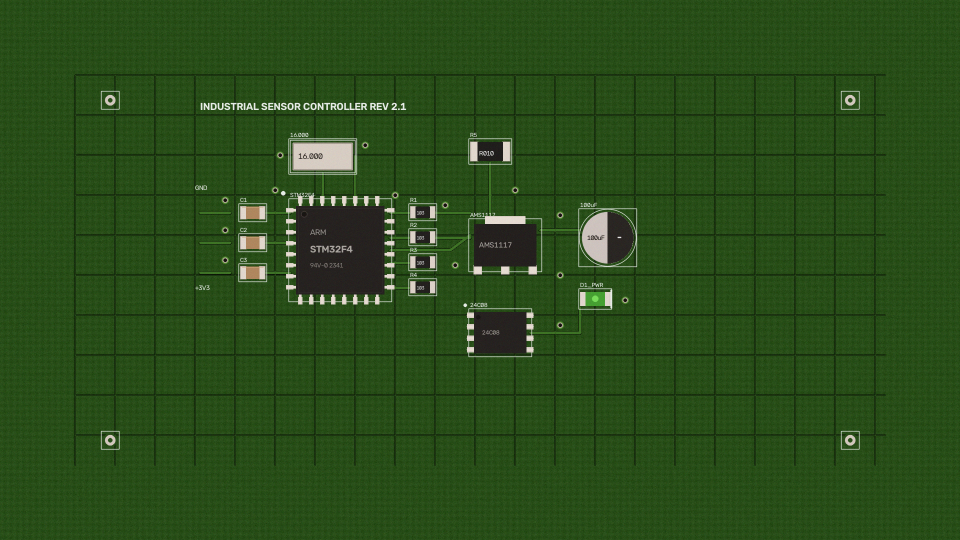
#> input picture sample_data/reference.png, 1920 x 1080 px (shown at 1/2 size); its folder holds only this picture in this run
$ python analyze_calibration.py
#> lines starting #> are read from the running program, lines starting #| are printed output that depends on the picture; after the words box and inside, x2 and y2 are one past the last pixel; in counts of white or black regions, pixels touching at a corner belong together
#> (reads sample_data/ground_truth.json from the repository)
### app/core/image_loader.py
"""
Image loading, EXIF orientation correction, dimension normalization,
isotropic scaling, and letterbox masking.
"""

from pathlib import Path
from typing import Tuple, Union, Optional
import cv2
import numpy as np
from PIL import Image, ImageOps


def load_image_with_exif(source: Union[str, Path, bytes, np.ndarray], max_dimension: int = 1920) -> Tuple[np.ndarray, Tuple[int, int], float]:
    """
    Loads an image from a path, raw bytes, or existing numpy array.
    Applies EXIF transpose to ensure visual orientation matches pixel coordinates.
    Caps resolution to max_dimension on the longest edge while preserving aspect ratio.

    Returns:
        image: BGR numpy array (uint8)
        orig_shape: (original_height, original_width)
        scale_factor: float scale applied to reach max_dimension
    """
#> called with max_dimension = 1920
    if isinstance(source, np.ndarray):
        img_bgr = source.copy()
        orig_h, orig_w = img_bgr.shape[:2]
    elif isinstance(source, (str, Path)):
        path = Path(source)
        if not path.exists():
            raise FileNotFoundError(f"Image not found at {path}")
        # Use PIL to read EXIF orientation tag safely
        with Image.open(path) as pil_img:
#> pil_img is the input picture: PIL image 1920x1080 RGB; mean R, G, B 41.8, 77, 26.4
            pil_img = ImageOps.exif_transpose(pil_img)
            img_rgb = np.array(pil_img)
            if img_rgb.ndim == 2:
                img_bgr = cv2.cvtColor(img_rgb, cv2.COLOR_GRAY2BGR)
            elif img_rgb.shape[2] == 4:
                img_bgr = cv2.cvtColor(img_rgb, cv2.COLOR_RGBA2BGR)
            else:
                img_bgr = cv2.cvtColor(img_rgb, cv2.COLOR_RGB2BGR)
        orig_h, orig_w = img_bgr.shape[:2]
#> orig_h = 1080; orig_w = 1920
    elif isinstance(source, bytes):
        import io
        with Image.open(io.BytesIO(source)) as pil_img:
            pil_img = ImageOps.exif_transpose(pil_img)
            img_rgb = np.array(pil_img)
            if img_rgb.ndim == 2:
                img_bgr = cv2.cvtColor(img_rgb, cv2.COLOR_GRAY2BGR)
            elif img_rgb.shape[2] == 4:
                img_bgr = cv2.cvtColor(img_rgb, cv2.COLOR_RGBA2BGR)
            else:
                img_bgr = cv2.cvtColor(img_rgb, cv2.COLOR_RGB2BGR)
        orig_h, orig_w = img_bgr.shape[:2]
    else:
        raise TypeError(f"Unsupported image source type: {type(source)}")

    # Cap resolution at max_dimension
    max_edge = max(orig_h, orig_w)
#> max_edge = 1920
    if max_edge > max_dimension:
        scale_factor = max_dimension / float(max_edge)
        new_w = int(round(orig_w * scale_factor))
        new_h = int(round(orig_h * scale_factor))
        img_bgr = cv2.resize(img_bgr, (new_w, new_h), interpolation=cv2.INTER_AREA)
    else:
        scale_factor = 1.0

    return img_bgr, (orig_h, orig_w), scale_factor


# [55 lines left out: function normalize_to_reference, not called in this run]

### analyze_calibration.py
"""
Diagnostic Analysis Script for Calibration Set:
1. Identifies the 10 lowest-scoring PRESENT parts and 10 highest-scoring MISSING parts.
2. Measures plain substrate vs component body area ratio for each bounding box.
3. Performs 2-fold cross-validation on the calibration set (Fold 1: images 1-10, Fold 2: images 11-20).
4. Saves detailed diagnostic evidence to the results/ folder.
"""

import json
import sys
from pathlib import Path
import cv2
import numpy as np

sys.path.insert(0, str(Path(__file__).resolve().parent))

from app.core.config import DetectionConfig, DEFAULT_CONFIG
from app.core.image_loader import load_image_with_exif, normalize_to_reference
from app.core.aligner import align_test_to_reference
from app.core.detector import inspect_component
from app.core.decision import classify_component, aggregate_board_status


def analyze():
    sample_dir = Path("sample_data")
    gt_file = sample_dir / "ground_truth.json"
    results_dir = Path("results")
    results_dir.mkdir(parents=True, exist_ok=True)

    with open(gt_file, "r", encoding="utf-8") as f:
        gt_data = json.load(f)

    ref_img, _, _ = load_image_with_exif(sample_dir / "reference.png")
    components_meta = gt_data["components"]

    # -------------------------------------------------------------
    # 1. Bounding Box Fill Ratio Analysis (Substrate vs Component)
    # -------------------------------------------------------------
    box_analysis = []
    # Base green solder mask has Hue ~ 65-85, Saturation > 50 in HSV
    ref_hsv = cv2.cvtColor(ref_img, cv2.COLOR_BGR2HSV)
#> ref_hsv: shape (1080, 1920, 3); mean H, S, V 51, 172.3, 77.3
    lower_green = np.array([35, 40, 20])
    upper_green = np.array([85, 255, 120])
    substrate_mask = cv2.inRange(ref_hsv, lower_green, upper_green)
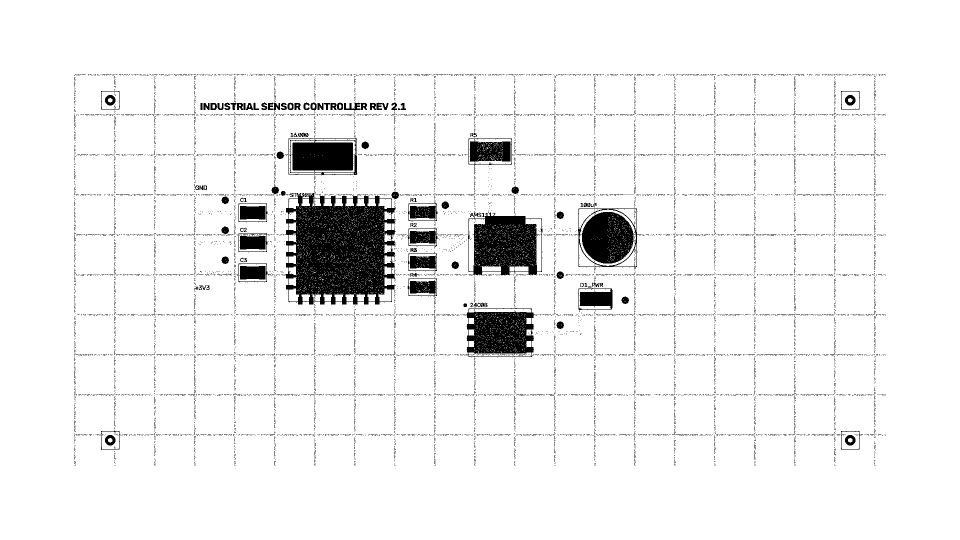
#> substrate_mask: shape (1080, 1920) (shown at 1/2 size); 94% white; 12699 black regions (12595 under 20 px), largest, box (x1, y1, x2, y2) and area: (570, 386, 790, 609) 35418, (936, 422, 1086, 550) 12617, (931, 616, 1071, 715) 9808

    for cid, cinfo in components_meta.items():
        x, y, w, h = cinfo["pixel_bbox"]
        total_pixels = w * h
        sub_crop = substrate_mask[y:y + h, x:x + w]
        substrate_pixels = int(np.count_nonzero(sub_crop))
        component_pixels = total_pixels - substrate_pixels
        substrate_pct = (substrate_pixels / total_pixels) * 100.0
        comp_pct = (component_pixels / total_pixels) * 100.0

        box_analysis.append({
            "name": cid,
            "type": cinfo["type"],
            "bbox": [x, y, w, h],
            "total_px": total_pixels,
            "substrate_pct": substrate_pct,
            "component_pct": comp_pct,
        })
#> this loop made 14 passes
#> (substrate_pixels, component_pixels, substrate_pct, comp_pct) on passes 1 to 12: (7883, 32117, 19.71, 80.29), (3096, 10904, 22.11, 77.89), (1898, 8902, 17.57, 82.43), (200, 1300, 13.33, 86.67), (183, 1317, 12.2, 87.8), (200, 1300, 13.33, 86.67), (249, 1151, 17.79, 82.21), (253, 1147, 18.07, 81.93), (251, 1149, 17.93, 82.07), (262, 1138, 18.71, 81.29), (3503, 8597, 28.95, 71.05), (415, 1685, 19.76, 80.24)
#> pass 1, in analyze, `sub_crop = substrate_mask[y:y + h, x:x + w]`:
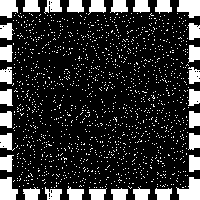
#> sub_crop: shape (200, 200); 19.7% white; 1489 white regions (1457 under 20 px), largest, box (x1, y1, x2, y2) and area: (176, 177, 200, 200) 365, (177, 0, 200, 18) 317, (0, 177, 18, 200) 316
#> pass 2, in analyze, `sub_crop = substrate_mask[y:y + h, x:x + w]`:
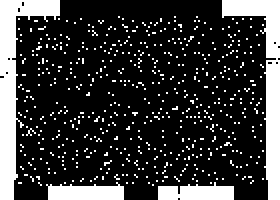
#> sub_crop: shape (100, 140) (shown 2 times larger); 22.1% white; 541 white regions (537 under 20 px), largest, box (x1, y1, x2, y2) and area: (0, 0, 30, 100) 974, (111, 0, 140, 100) 864, (23, 91, 62, 100) 273, (79, 91, 117, 100) 265
#> pass 3, in analyze, `sub_crop = substrate_mask[y:y + h, x:x + w]`:
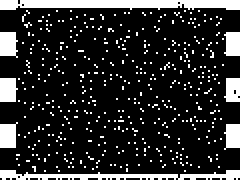
#> sub_crop: shape (90, 120) (shown 2 times larger); 17.6% white; 424 white regions (416 under 20 px), largest, box (x1, y1, x2, y2) and area: (0, 0, 120, 5) 491, (0, 85, 120, 90) 319, (0, 16, 9, 29) 99
#> after the loop:
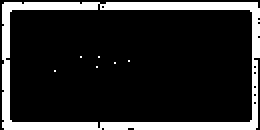
#> sub_crop: shape (65, 130) (shown 2 times larger); 16.7% white; 7 white regions (6 under 20 px), largest, box (x1, y1, x2, y2) and area: (1, 1, 130, 65) 1409
#> after the loop, box_analysis = 14 items

    # -------------------------------------------------------------
    # 2. Inspect All 20 Calibration Images
    # -------------------------------------------------------------
    calib_images = []
    for k, v in gt_data["images"].items():
        if v.get("split") == "calibration":
            calib_images.append((k, v))

    all_present_instances = []
    all_missing_instances = []
    per_image_results = {}

    for img_key, meta in calib_images:
        img_path = sample_dir / meta["relative_path"]
        test_raw, _, _ = load_image_with_exif(img_path)
        ref_norm, test_norm, mask, _ = normalize_to_reference(ref_img, test_raw)
        aligned, _, align_info = align_test_to_reference(ref_norm, test_norm, mask=mask)

        expected_missing = set(meta["missing_parts"])
        per_image_results[img_key] = []

        for cid, cinfo in components_meta.items():
            bbox = cinfo["pixel_bbox"]
            insp = inspect_component(ref_norm, aligned, bbox)
            is_truly_missing = cid in expected_missing

            record = {
                "image": Path(img_key).name,
                "part": cid,
                "type": cinfo["type"],
                "zncc": insp["zncc_score"],
                "diff": insp["patch_diff"],
                "shift": insp["shift_px"],
                "is_missing": is_truly_missing,
            }

            per_image_results[img_key].append(record)
            if is_truly_missing:
                all_missing_instances.append(record)
            else:
                all_present_instances.append(record)

    # Sort to find extremes
    # Lowest ZNCC among PRESENT parts
    present_sorted_by_zncc = sorted(all_present_instances, key=lambda r: r["zncc"])
    # Highest ZNCC among MISSING parts
    missing_sorted_by_zncc = sorted(all_missing_instances, key=lambda r: r["zncc"], reverse=True)

    # -------------------------------------------------------------
    # Write Box Fill Analysis to results/
    # -------------------------------------------------------------
    box_file = results_dir / "bounding_box_fill_analysis.txt"
    with open(box_file, "w", encoding="utf-8") as f:
        f.write("=" * 80 + "\n")
        f.write("  BOUNDING BOX COMPOSITION ANALYSIS (Substrate vs Component Body)\n")
        f.write("=" * 80 + "\n")
        f.write(f"{'Component Name':<16} | {'Type':<12} | {'BBox [w x h]':<14} | {'Comp Area %':<12} | {'Substrate Area %'}\n")
        f.write("-" * 80 + "\n")
        for b in sorted(box_analysis, key=lambda x: x["substrate_pct"], reverse=True):
            dims = f"{b['bbox'][2]}x{b['bbox'][3]}"
            f.write(f"{b['name']:<16} | {b['type']:<12} | {dims:<14} | {b['component_pct']:>10.1f}% | {b['substrate_pct']:>14.1f}%\n")
        f.write("=" * 80 + "\n")

    # -------------------------------------------------------------
    # Write Top Difficult Parts to results/
    # -------------------------------------------------------------
    extremes_file = results_dir / "top_difficult_parts.txt"
    with open(extremes_file, "w", encoding="utf-8") as f:
        f.write("=" * 80 + "\n")
        f.write("  10 LOWEST-SCORING PRESENT PARTS (Hardest populated parts)\n")
        f.write("=" * 80 + "\n")
        f.write(f"{'Image':<32} | {'Part':<14} | {'ZNCC':<8} | {'Diff MAE':<10} | {'Shift (dx, dy)'}\n")
        f.write("-" * 80 + "\n")
        for r in present_sorted_by_zncc[:10]:
            shift_str = f"({r['shift'][0]}, {r['shift'][1]})"
            f.write(f"{r['image']:<32} | {r['part']:<14} | {r['zncc']:<8.4f} | {r['diff']:<10.4f} | {shift_str}\n")

        f.write("\n" + "=" * 80 + "\n")
        f.write("  10 HIGHEST-SCORING MISSING PARTS (Hardest absent parts to flag)\n")
        f.write("=" * 80 + "\n")
        f.write(f"{'Image':<32} | {'Part':<14} | {'ZNCC':<8} | {'Diff MAE':<10} | {'Shift (dx, dy)'}\n")
        f.write("-" * 80 + "\n")
        for r in missing_sorted_by_zncc[:10]:
            shift_str = f"({r['shift'][0]}, {r['shift'][1]})"
            f.write(f"{r['image']:<32} | {r['part']:<14} | {r['zncc']:<8.4f} | {r['diff']:<10.4f} | {shift_str}\n")
        f.write("=" * 80 + "\n")

    # -------------------------------------------------------------
    # 3. Two-Fold Cross-Validation on Calibration Set
    # -------------------------------------------------------------
    fold1_images = calib_images[:10]  # calib_01 to calib_10
    fold2_images = calib_images[10:]  # calib_11 to calib_20

    # [17 lines left out: function get_fold_stats, not called in this run]

    stats_f1 = get_fold_stats(fold1_images)
    stats_f2 = get_fold_stats(fold2_images)

    # Fold 1 picks thresholds at the midpoints of its separation gap
    f1_mid_zncc = (stats_f1["min_pres_zncc"] + stats_f1["max_miss_zncc"]) / 2.0
    f1_mid_diff = (stats_f1["max_pres_diff"] + stats_f1["min_miss_diff"]) / 2.0

    # Fold 2 picks thresholds at the midpoints of its separation gap
    f2_mid_zncc = (stats_f2["min_pres_zncc"] + stats_f2["max_miss_zncc"]) / 2.0
    f2_mid_diff = (stats_f2["max_pres_diff"] + stats_f2["min_miss_diff"]) / 2.0

    # [50 lines left out: function evaluate_fold_with_thresholds, not called in this run]

    # Run Cross-Validation:
    # Model A: Trained on Fold 1, Tested on Fold 2
    res_f1_on_f2 = evaluate_fold_with_thresholds(
        fold2_images,
        z_high=f1_mid_zncc + 0.015,
        z_low=f1_mid_zncc - 0.015,
        d_low=f1_mid_diff - 0.015,
        d_high=f1_mid_diff + 0.015,
    )

    # Model B: Trained on Fold 2, Tested on Fold 1
    res_f2_on_f1 = evaluate_fold_with_thresholds(
        fold1_images,
        z_high=f2_mid_zncc + 0.015,
        z_low=f2_mid_zncc - 0.015,
        d_low=f2_mid_diff - 0.015,
        d_high=f2_mid_diff + 0.015,
    )

    cv_file = results_dir / "calibration_cv_split.txt"
    with open(cv_file, "w", encoding="utf-8") as f:
        f.write("=" * 80 + "\n")
        f.write("  CALIBRATION SET 2-FOLD CROSS-VALIDATION (Out-of-Fold Generalization)\n")
        f.write("=" * 80 + "\n")
        f.write("SPLIT DEFINITION:\n")
        f.write("  Fold 1: calib_01 to calib_10 (10 images: 6 complete, 4 defective)\n")
        f.write("  Fold 2: calib_11 to calib_20 (10 images: 1 complete, 9 defective)\n")
        f.write("-" * 80 + "\n")
        f.write("TRAIN ON FOLD 1 -> TEST ON FOLD 2:\n")
        f.write(f"  Fold 1 Separation: Min Present ZNCC = {stats_f1['min_pres_zncc']:.3f}, Max Missing ZNCC = {stats_f1['max_miss_zncc']:.3f}\n")
        f.write(f"  Chosen Thresholds: ZNCC mid = {f1_mid_zncc:.3f}, Diff mid = {f1_mid_diff:.3f}\n")
        f.write(f"  Test Results on Fold 2:\n")
        f.write(f"    - Board-level Accuracy  : {res_f1_on_f2['boards_correct']} / {res_f1_on_f2['boards_total']} ({res_f1_on_f2['boards_correct']/res_f1_on_f2['boards_total']*100:.1f}%)\n")
        f.write(f"    - Expected Missing Parts: {res_f1_on_f2['exp_missing']}\n")
        f.write(f"    - Detected Missing Parts: {res_f1_on_f2['det_missing']}\n")
        f.write(f"    - False Alarms          : {res_f1_on_f2['false_alarms']}\n")
        f.write(f"    - Misses                : {res_f1_on_f2['misses']}\n")
        f.write(f"    - Uncertain Calls       : {res_f1_on_f2['uncertain']}\n")
        f.write("-" * 80 + "\n")
        f.write("TRAIN ON FOLD 2 -> TEST ON FOLD 1:\n")
        f.write(f"  Fold 2 Separation: Min Present ZNCC = {stats_f2['min_pres_zncc']:.3f}, Max Missing ZNCC = {stats_f2['max_miss_zncc']:.3f}\n")
        f.write(f"  Chosen Thresholds: ZNCC mid = {f2_mid_zncc:.3f}, Diff mid = {f2_mid_diff:.3f}\n")
        f.write(f"  Test Results on Fold 1:\n")
        f.write(f"    - Board-level Accuracy  : {res_f2_on_f1['boards_correct']} / {res_f2_on_f1['boards_total']} ({res_f2_on_f1['boards_correct']/res_f2_on_f1['boards_total']*100:.1f}%)\n")
        f.write(f"    - Expected Missing Parts: {res_f2_on_f1['exp_missing']}\n")
        f.write(f"    - Detected Missing Parts: {res_f2_on_f1['det_missing']}\n")
        f.write(f"    - False Alarms          : {res_f2_on_f1['false_alarms']}\n")
        f.write(f"    - Misses                : {res_f2_on_f1['misses']}\n")
        f.write(f"    - Uncertain Calls       : {res_f2_on_f1['uncertain']}\n")
        f.write("=" * 80 + "\n")

    print("Completed diagnostic analysis and saved outputs to 'results/' folder:")
    print(f" - {box_file}")
    print(f" - {extremes_file}")
    print(f" - {cv_file}")


if __name__ == "__main__":
#> (the run stopped early here; a loop or call above may not have finished)
